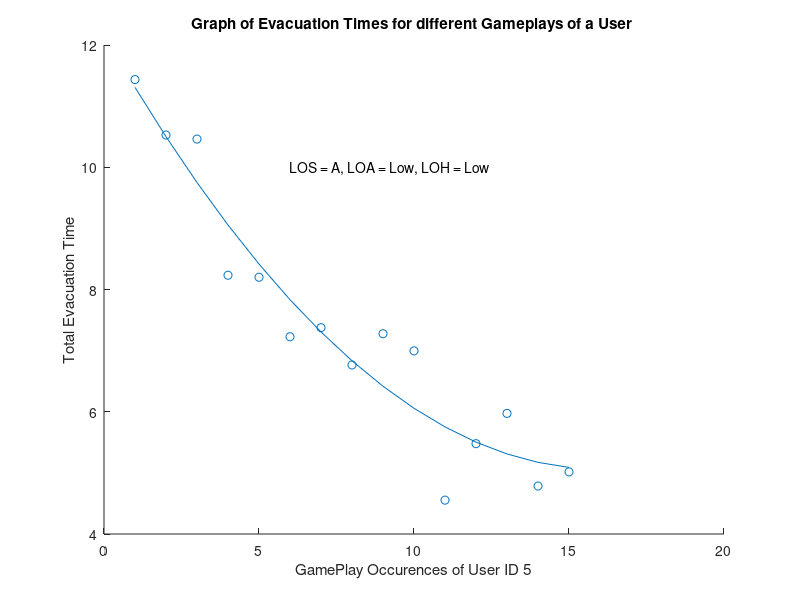

This figure's MATLAB source:
x=linspace(1,15,15);
y=[11.4345,10.527,10.461,8.2335,8.2005,7.227,7.3755,6.765,7.2765,6.996,4.554,5.478,5.973,4.785,5.016];
figure
scatter(x,y);
hold on 
p = polyfit(x,y,2);
y1 = polyval(p,x);
plot(x,y1);
xlabel('GamePlay Occurences of User ID 5');
ylabel('Total Evacuation Time');
title('Graph of Evacuation Times for different Gameplays of a User ');
text(6,10,'LOS = A, LOA = Low, LOH = Low');